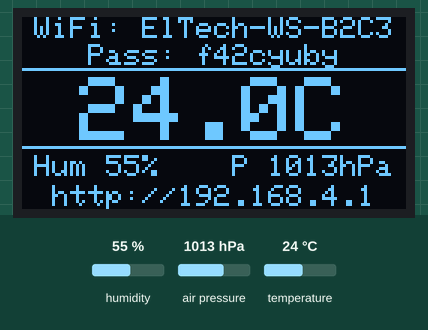
Recording of a sketch running on a simulated ESP32-C3. On the bench: 128×64 one-colour display. The inputs (shaded band) are chosen by the test bench; at power-on: air pressure 1013 hPa, temperature 24 °C, humidity 55 %. Random numbers use the default seed unless the sketch sets one; EEPROM starts erased; what the sketch prints to the serial monitor is not drawn.

Above: at 9.4 s.
9.5 s: air pressure set to 952 hPa
At 11.5 s:
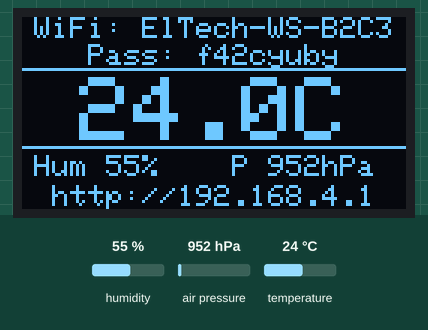
11.8 s: temperature set to 0 °C
At 13.1 s:
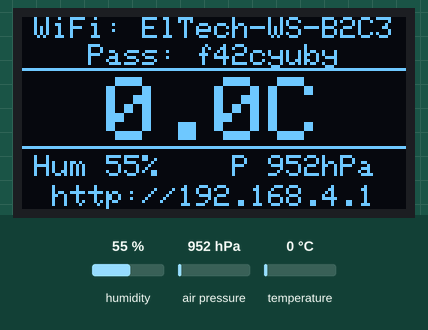
13.8 s: humidity set to 22 %
At 15.5 s:
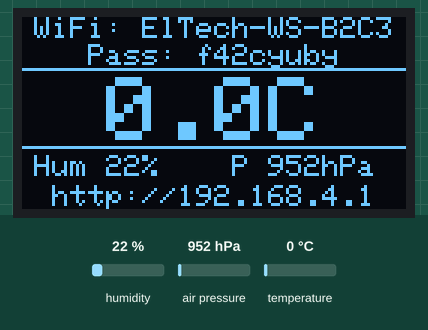
15.8 s: humidity set to 40 %
At 17.3 s:
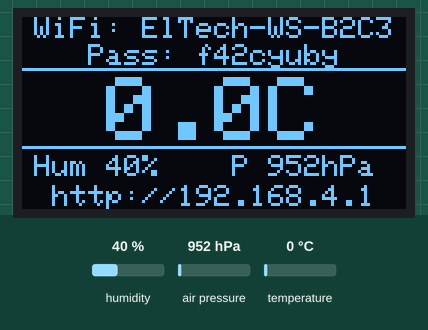
17.8 s: air pressure set to 975 hPa
At 18.8 s:
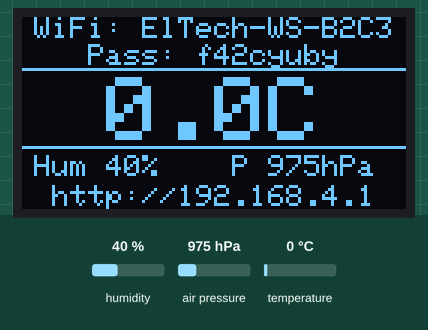
Timing chart, 0 to 20.8 s (numbered marks = the images above; inputs shaded):
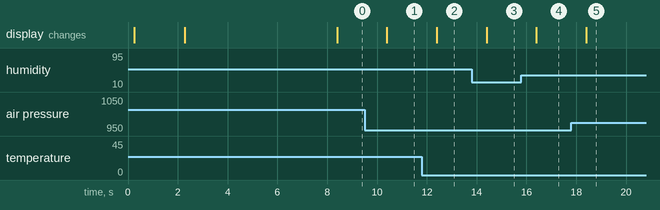

The sketch:

weather_station_ap.ino
```cpp
// ElTech-Online ESP32 Weather Station — WiFi Access Point + web dashboard
//
// Same sensor/OLED behaviour as weather_station.ino, plus: the board starts its
// own WiFi network (an Access Point, no router needed) and serves a live-updating
// webpage showing temperature/humidity/pressure to anything that connects to it —
// a phone, laptop, whatever. Good for a demo where you don't want to depend on
// the venue's WiFi, and it's how a beginner sees "IoT" actually work end to end.
//
// Libraries needed (Arduino IDE Library Manager):
//   Adafruit AHTX0
//   Adafruit BMP280 Library
//   Adafruit SH110X
//   Adafruit GFX Library
// (Library Manager also offers Adafruit BusIO and Adafruit Unified Sensor as
// dependencies — click "Install all". Tested versions are listed in the README.)
// (WiFi and WebServer are built into the ESP32 board package — no separate install)
// Board package: esp32 by Espressif Systems
//
// How to use:
//   1. Flash this sketch.
//   2. The OLED and Serial Monitor show this board's WiFi network name and
//      password. Connect your phone/laptop to that network.
//   3. Open a browser to http://192.168.4.1 (also shown on the OLED and Serial).
//   4. The page updates every 2 seconds on its own — no need to refresh.
// Full source, wiring diagram and setup guide: github.com/eltech-online/eltech-esp32-weather-station

#include <WiFi.h>
#include <WebServer.h>
#include <Preferences.h>  // saves this board's generated WiFi password in flash
#include <Wire.h>
#include <Adafruit_AHTX0.h>
#include <Adafruit_BMP280.h>
#include <Adafruit_GFX.h>
#include <Adafruit_SH110X.h>
#include "logo_bitmap.h"    // shop logo bitmap for the OLED splash screen
#include "page_template.h"  // the web dashboard's HTML page (used by handleRoot() below)

// ---- WiFi Access Point settings ----
// Leave both empty ("") and every board gets its OWN network name, made from its
// unique hardware (MAC) address, e.g. "ElTech-WS-A3F2", and its OWN random
// 8-character password. The password is created on first boot and saved in
// flash, so it stays the same after every reboot and re-flash. Both are shown on
// the OLED and in Serial Monitor.
// Or type your own in: the name can be up to 32 characters (only the first 21
// fit on the OLED) and the password must be 8-63 characters.
const char* AP_SSID     = "";
const char* AP_PASSWORD = "";
const bool  AP_OPEN_NETWORK = false;  // true = no password at all (anyone nearby can join)

#define SCREEN_WIDTH 128
#define SCREEN_HEIGHT 64
#define OLED_ADDR    0x3C   // common default; try 0x3D if blank
#define BMP280_ADDR  0x77   // common default; some modules ship at 0x76

// GPIO 8/9 are the ESP32-C3 SuperMini's labeled I2C pins (confirmed on real
// hardware). If your sensors/display don't respond, run i2c_scanner.ino first
// to find the right pins and addresses for your board, then update these.
#define I2C_SDA 8
#define I2C_SCL 9

Adafruit_AHTX0 aht;
Adafruit_BMP280 bmp;
Adafruit_SH1106G display(SCREEN_WIDTH, SCREEN_HEIGHT, &Wire, -1);
WebServer server(80);

bool ahtOK = false, bmpOK = false, oledOK = false;

// Self-test ranges. A reading outside these almost always means a faulty or
// badly wired sensor rather than the real weather, so the self-test fails it.
const float TEMP_MIN_C   = -20.0, TEMP_MAX_C   = 60.0;
const float HUM_MIN_PCT  =   0.0, HUM_MAX_PCT  = 100.0;
const float PRES_MIN_HPA = 870.0, PRES_MAX_HPA = 1085.0;

// Set by runSelfTest(): true only if the sensor was found AND its first
// reading was inside the ranges above.
bool ahtPassed = false, bmpPassed = false;
bool selfTestPassed = false;

// Each part's self-test result as text ("OK", "NOT FOUND", "BAD READING"),
// plus the first reading it took — kept so the web dashboard can show them too.
String ahtStatus = "NOT FOUND", bmpStatus = "NOT FOUND";
String ahtDetail, bmpDetail;

// The network name/password actually in use (from the settings above, or
// generated), and whether the Access Point started.
String apSsid, apPassword, apUrl;
bool wifiOK = false;
String wifiError;

void centerText(const String& text, int y, int textSize);
bool runSelfTest();
void showSelfTestFailure();
void drawDataScreen();
float g_temperature = NAN, g_humidity = NAN, g_pressure = NAN;

void handleRoot() {
  // No-cache headers: stops your browser reusing an old cached page after you
  // reflash the sketch, since the ESP32 always serves from the same IP.
  server.sendHeader("Cache-Control", "no-store, no-cache, must-revalidate");
  server.send(200, "text/html", PAGE_TEMPLATE);
}

// One self-test row as a JSON array: ["name","status","detail"].
String selfTestRow(const String& name, const String& status, const String& detail) {
  return "[\"" + name + "\",\"" + status + "\",\"" + detail + "\"]";
}

void handleData() {
  String json = "{";
  json += "\"temp\":\"" + (ahtOK ? String(g_temperature, 1) + " °C" : String("n/a")) + "\",";
  json += "\"hum\":\""  + (ahtOK ? String(g_humidity, 1) + " %" : String("n/a")) + "\",";
  json += "\"pres\":\"" + (bmpOK ? String(g_pressure, 0) + " hPa" : String("n/a")) + "\",";

  // The power-on self-test results, so you can see them without Serial Monitor.
  json += "\"selftest\":{\"result\":\"" + String(selfTestPassed ? "PASS" : "FAIL") + "\",\"parts\":[";
  json += selfTestRow("OLED (SH1106)", oledOK ? "OK" : "NOT FOUND", "") + ",";
  json += selfTestRow("AHT20", ahtStatus, ahtDetail) + ",";
  json += selfTestRow("BMP280", bmpStatus, bmpDetail) + ",";
  json += selfTestRow("WiFi AP", wifiOK ? "OK" : "FAILED", wifiOK ? "" : wifiError);
  json += "]}}";
  server.sendHeader("Cache-Control", "no-store, no-cache, must-revalidate");
  server.send(200, "application/json", json);
}

// "ElTech-WS-" + the last 4 hex digits of this board's MAC address. Every ESP32
// has a different MAC, so two kits in the same room never clash.
String makeUniqueSsid() {
  uint8_t mac[6];
  WiFi.softAPmacAddress(mac);
  char name[20];
  snprintf(name, sizeof(name), "ElTech-WS-%02X%02X", mac[4], mac[5]);
  return String(name);
}

// Loads this board's saved password, or creates and saves a random one on first
// boot. Uses lowercase letters and digits only, minus look-alikes (i, l, o, 0, 1),
// so it's easy to read off the OLED and type on a phone. To get a new one, set
// Tools > "Erase All Flash Before Sketch Upload" to Enabled and upload once.
String loadOrCreatePassword() {
  Preferences prefs;
  prefs.begin("weather", false);
  String password = prefs.getString("ap_password", "");
  if (password.length() < 8) {
    const char alphabet[] = "abcdefghjkmnpqrstuvwxyz23456789";
    password = "";
    for (int i = 0; i < 8; i++) {
      password += alphabet[esp_random() % (sizeof(alphabet) - 1)];
    }
    prefs.putString("ap_password", password);
  }
  prefs.end();
  return password;
}

// Starts the Access Point and returns true if it worked. On failure, wifiError
// says why — instead of silently printing a URL for a network that doesn't exist.
bool startAccessPoint() {
  // Turning WiFi on first also powers up the radio, which esp_random() uses as a
  // source of true randomness for the generated password.
  WiFi.mode(WIFI_AP);

  apSsid = strlen(AP_SSID) ? String(AP_SSID) : makeUniqueSsid();
  if (AP_OPEN_NETWORK) {
    apPassword = "";
  } else {
    apPassword = strlen(AP_PASSWORD) ? String(AP_PASSWORD) : loadOrCreatePassword();
  }

  if (apSsid.length() > 32) {
    wifiError = "name over 32 chars";   // error texts fit one OLED line (21 chars)
    return false;
  }
  if (!AP_OPEN_NETWORK && (apPassword.length() < 8 || apPassword.length() > 63)) {
    wifiError = "pass not 8-63 chars";
    return false;
  }
  if (!WiFi.softAP(apSsid.c_str(), AP_OPEN_NETWORK ? NULL : apPassword.c_str())) {
    wifiError = "softAP() failed";
    return false;
  }
  // The ESP32-C3 SuperMini's tiny antenna can't handle full transmit power:
  // the signal gets so distorted that phones can't see or join the network.
  // Lowering it to 8.5 dBm fixes this and is still plenty for a room.
  WiFi.setTxPower(WIFI_POWER_8_5dBm);
  return true;
}

void setup() {
  Serial.begin(115200);
  Wire.begin(I2C_SDA, I2C_SCL);

  oledOK = display.begin(OLED_ADDR, true);
  ahtOK  = aht.begin();
  bmpOK  = bmp.begin(BMP280_ADDR);

  // Required — without this the driver's default text color doesn't exactly
  // match any of its defined color constants, so every text pixel write
  // silently no-ops while drawLine/drawBitmap (which pass SH110X_WHITE
  // explicitly themselves) still render fine. This was the actual bug behind
  // "logo/lines show, but no text ever appears".
  if (oledOK) {
    display.setTextColor(SH110X_WHITE);
    // Clip text that's too wide instead of wrapping it onto the next line, so a
    // long custom WiFi name/password can't spill over the readings below it.
    display.setTextWrap(false);
  }

  Serial.println("========================================");
  Serial.println("           ElTech-Online");
  Serial.println("   ESP32 Weather Station (WiFi AP mode)");
  Serial.println("========================================");

  // Start the Access Point first, so the self-test can report whether it worked.
  wifiOK = startAccessPoint();
  IPAddress ip = WiFi.softAPIP();
  apUrl = "http://" + ip.toString();

  // Self-test: check this in Serial Monitor to confirm everything is wired right.
  selfTestPassed = runSelfTest();

  Serial.println("--- WiFi Access Point ---");
  if (wifiOK) {
    Serial.print("SSID:     "); Serial.println(apSsid);
    Serial.print("Password: "); Serial.println(AP_OPEN_NETWORK ? "(open network)" : apPassword.c_str());
    Serial.print("URL:      http://"); Serial.println(ip);
  } else {
    Serial.print("FAILED to start: "); Serial.println(wifiError);
  }

  server.on("/", handleRoot);
  server.on("/data", handleData);
  server.begin();

  if (oledOK) {
    display.clearDisplay();
    display.drawBitmap((SCREEN_WIDTH - LOGO_WIDTH) / 2, 0, logo_bmp, LOGO_WIDTH, LOGO_HEIGHT, SH110X_WHITE);
    centerText("ElTech-Online", 36, 1);
    centerText("Weather Station", 48, 1);
    display.display();
    delay(2000);

    if (!selfTestPassed) showSelfTestFailure();

    // Show the WiFi connection details full-screen once at boot. They also stay
    // visible on the live data screen afterwards (see drawDataScreen()), since a
    // beginner has no other way to learn the password once the unit is sealed.
    if (wifiOK) {
      display.clearDisplay();
      centerText("Connect to WiFi:", 0, 1);
      centerText(apSsid, 12, 1);
      centerText(AP_OPEN_NETWORK ? String("(open network)") : "Pass: " + apPassword, 24, 1);
      centerText("then open:", 36, 1);
      centerText(apUrl, 48, 1);
      display.display();
      delay(6000);
    }
  }
}

void loop() {
  server.handleClient();

  static unsigned long lastRead = 0;
  if (millis() - lastRead >= 2000) {
    lastRead = millis();

    if (ahtOK) {
      sensors_event_t humidity, temp;
      aht.getEvent(&humidity, &temp);
      g_temperature = temp.temperature;
      g_humidity = humidity.relative_humidity;
    }
    if (bmpOK) {
      g_pressure = bmp.readPressure() / 100.0F;
    }

    Serial.println("----------------------------------------");
    Serial.print("  Temperature : ");
    if (ahtOK) Serial.printf("%5.1f C\n", g_temperature); else Serial.println("  n/a");
    Serial.print("  Humidity    : ");
    if (ahtOK) Serial.printf("%5.1f %%\n", g_humidity); else Serial.println("  n/a");
    Serial.print("  Pressure    : ");
    if (bmpOK) Serial.printf("%6.1f hPa\n", g_pressure); else Serial.println("  n/a");

    if (oledOK) drawDataScreen();
  }
}

// The live data screen. Same readings as the basic sketch, with the WiFi details
// added so you can always see how to connect — no need to catch the boot screen:
//
//   y=0   WiFi: ElTech-WS-A3F2      <- network name
//   y=9   Pass: abcd2345            <- password
//   y=19     21.4C                  <- big headline temperature (text size 3)
//   y=46  Hum 48%      P 1012hPa    <- humidity + pressure
//   y=56  http://192.168.4.1        <- the address to open in your browser
void drawDataScreen() {
  display.clearDisplay();

  if (wifiOK) {
    String nameLine = "WiFi: " + apSsid;
    centerText(nameLine.length() <= 21 ? nameLine : apSsid, 0, 1);
    String passLine = AP_OPEN_NETWORK ? String("Open network") : "Pass: " + apPassword;
    centerText(passLine.length() <= 21 ? passLine : apPassword, 9, 1);
  } else {
    centerText("WiFi FAILED", 0, 1);
    centerText(wifiError, 9, 1);
  }
  display.drawLine(0, 17, SCREEN_WIDTH, 17, SH110X_WHITE);

  String tempStr = ahtOK ? String(g_temperature, 1) + "C" : "n/a";
  centerText(tempStr, 20, 3);

  display.drawLine(0, 43, SCREEN_WIDTH, 43, SH110X_WHITE);

  display.setTextSize(1);
  display.setCursor(4, 46);
  display.print("Hum ");
  display.print(ahtOK ? String(g_humidity, 0) : "--");
  display.print("%");

  display.setCursor(70, 46);
  display.print("P ");
  display.print(bmpOK ? String(g_pressure, 0) : "--");
  display.print("hPa");

  if (wifiOK) centerText(apUrl, 56, 1);

  display.display();
}

// Draws `text` horizontally centered on the display at the given y, for the given text size.
// Uses a fixed 6px-per-character advance (the default GFX font's width at size 1) rather than
// getTextBounds() — that call returned inconsistent widths across Adafruit_GFX library versions
// and pushed text off-screen.
void centerText(const String& text, int y, int textSize) {
  display.setTextSize(textSize);
  int textWidthPx = text.length() * 6 * textSize;
  int x = (SCREEN_WIDTH - textWidthPx) / 2;
  if (x < 0) x = 0;
  display.setCursor(x, y);
  display.print(text);
}

bool inRange(float value, float minValue, float maxValue) {
  return !isnan(value) && value >= minValue && value <= maxValue;
}

// Checks each part is connected AND gives a believable first reading, prints
// the result to Serial, and returns true only if everything passed. A sensor
// that answers but reads e.g. 0 hPa or NaN is reported as BAD READING.
bool runSelfTest() {
  Serial.println("--- Self-test ---");
  Serial.print("OLED (SH1106): "); Serial.println(oledOK ? "OK" : "NOT FOUND");

  Serial.print("AHT20:         ");
  if (!ahtOK) {
    Serial.println("NOT FOUND");
  } else {
    sensors_event_t humidity, temp;
    bool readOK = aht.getEvent(&humidity, &temp);
    ahtPassed = readOK
             && inRange(temp.temperature, TEMP_MIN_C, TEMP_MAX_C)
             && inRange(humidity.relative_humidity, HUM_MIN_PCT, HUM_MAX_PCT);
    ahtStatus = ahtPassed ? "OK" : "BAD READING";
    ahtDetail = readOK ? String(temp.temperature, 1) + " °C, " + String(humidity.relative_humidity, 1) + " %"
                       : String("no data");
    if (readOK) {
      Serial.printf("%s (%.1f C, %.1f %%)\n", ahtStatus.c_str(),
                    temp.temperature, humidity.relative_humidity);
    } else {
      Serial.println("BAD READING (no data)");
    }
  }

  Serial.print("BMP280:        ");
  if (!bmpOK) {
    Serial.println("NOT FOUND");
  } else {
    delay(100);  // give the BMP280 time to finish its first measurement after begin()
    float pressureHpa = bmp.readPressure() / 100.0F;
    bmpPassed = inRange(pressureHpa, PRES_MIN_HPA, PRES_MAX_HPA);
    bmpStatus = bmpPassed ? "OK" : "BAD READING";
    bmpDetail = String(pressureHpa, 1) + " hPa";
    Serial.printf("%s (%.1f hPa)\n", bmpStatus.c_str(), pressureHpa);
  }

  Serial.print("WiFi AP:       ");
  if (wifiOK) { Serial.println("OK"); } else { Serial.print("FAILED ("); Serial.print(wifiError); Serial.println(")"); }

  bool passed = oledOK && ahtPassed && bmpPassed && wifiOK;
  Serial.print("RESULT:        "); Serial.println(passed ? "PASS" : "FAIL");
  return passed;
}

// Shown on the OLED only when the self-test fails, so a problem is visible even
// without a computer attached. (If the OLED itself failed, only Serial shows it.)
void showSelfTestFailure() {
  display.clearDisplay();
  centerText("SELF-TEST FAILED", 0, 1);
  display.drawLine(0, 9, SCREEN_WIDTH, 9, SH110X_WHITE);
  int y = 14;
  if (!ahtPassed) {
    display.setCursor(0, y); y += 10;
    display.print(ahtOK ? "AHT20: bad reading" : "AHT20: not found");
  }
  if (!bmpPassed) {
    display.setCursor(0, y); y += 10;
    display.print(bmpOK ? "BMP280: bad reading" : "BMP280: not found");
  }
  if (!wifiOK) {
    display.setCursor(0, y); y += 10;
    display.print("WiFi: failed");
  }
  display.setCursor(0, 54);
  display.print("See Serial Monitor");
  display.display();
  delay(5000);
}
```

Source omitted: logo_bitmap.h (data table, 2206 bytes), page_template.h (5750 bytes)

Measured:
- after the input at 9.5 s, the display: changes after 0.90 s (image 1)
- after the input at 11.8 s, the display: changes after 0.60 s (image 2)
- after the input at 13.8 s, the display: changes after 0.60 s (image 3)
- after the input at 15.8 s, the display: changes after 0.60 s (image 4)
- after the input at 17.8 s, the display: changes after 0.60 s (image 5)
